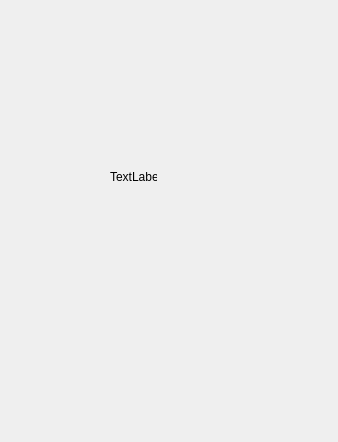
<?xml version="1.0" encoding="UTF-8"?>
<ui version="4.0">
 <class>Cart</class>
 <widget class="QWidget" name="Cart">
  <property name="geometry">
   <rect>
    <x>0</x>
    <y>0</y>
    <width>338</width>
    <height>442</height>
   </rect>
  </property>
  <property name="windowTitle">
   <string>Form</string>
  </property>
  <widget class="QLabel" name="label">
   <property name="geometry">
    <rect>
     <x>110</x>
     <y>170</y>
     <width>47</width>
     <height>14</height>
    </rect>
   </property>
   <property name="text">
    <string>TextLabel</string>
   </property>
  </widget>
 </widget>
 <resources/>
 <connections/>
</ui>
